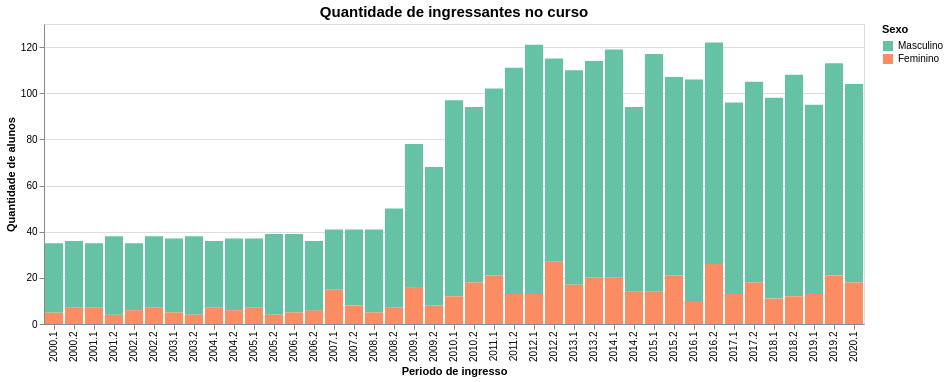

Vega-Lite specification stored for this chart:
### Vega-Lite specification from a JSON file in a GitHub repository (floating-point values rounded to 4 significant figures)
{"$schema": "https://vega.github.io/schema/vega-lite/v5.json", "title": {"text": "Quantidade de ingressantes no curso", "fontSize": 15}, "data": {"values": [{"": "146", "periodo_ingresso": "2020.1", "sexo": "Masculino", "contagem": "86", "porcentagem": "82.69"}, {"": "145", "periodo_ingresso": "2020.1", "sexo": "Feminino", "contagem": "18", "porcentagem": "17.31"}, {"": "144", "periodo_ingresso": "2019.2", "sexo": "Masculino", "contagem": "92", "porcentagem": "81.42"}, {"": "143", "periodo_ingresso": "2019.2", "sexo": "Feminino", "contagem": "21", "porcentagem": "18.58"}, {"": "142", "periodo_ingresso": "2019.1", "sexo": "Masculino", "contagem": "82", "porcentagem": "86.32"}, {"": "141", "periodo_ingresso": "2019.1", "sexo": "Feminino", "contagem": "13", "porcentagem": "13.68"}, {"": "140", "periodo_ingresso": "2018.2", "sexo": "Masculino", "contagem": "96", "porcentagem": "88.89"}, {"": "139", "periodo_ingresso": "2018.2", "sexo": "Feminino", "contagem": "12", "porcentagem": "11.11"}, {"": "138", "periodo_ingresso": "2018.1", "sexo": "Masculino", "contagem": "87", "porcentagem": "88.78"}, {"": "137", "periodo_ingresso": "2018.1", "sexo": "Feminino", "contagem": "11", "porcentagem": "11.22"}, {"": "136", "periodo_ingresso": "2017.2", "sexo": "Masculino", "contagem": "87", "porcentagem": "82.86"}, {"": "135", "periodo_ingresso": "2017.2", "sexo": "Feminino", "contagem": "18", "porcentagem": "17.14"}, {"": "134", "periodo_ingresso": "2017.1", "sexo": "Masculino", "contagem": "83", "porcentagem": "86.46"}, {"": "133", "periodo_ingresso": "2017.1", "sexo": "Feminino", "contagem": "13", "porcentagem": "13.54"}, {"": "132", "periodo_ingresso": "2016.2", "sexo": "Masculino", "contagem": "96", "porcentagem": "78.69"}, {"": "131", "periodo_ingresso": "2016.2", "sexo": "Feminino", "contagem": "26", "porcentagem": "21.31"}, {"": "129", "periodo_ingresso": "2016.1", "sexo": "Feminino", "contagem": "10", "porcentagem": "9.43"}, {"": "130", "periodo_ingresso": "2016.1", "sexo": "Masculino", "contagem": "96", "porcentagem": "90.57"}, {"": "127", "periodo_ingresso": "2015.2", "sexo": "Feminino", "contagem": "21", "porcentagem": "19.63"}, {"": "128", "periodo_ingresso": "2015.2", "sexo": "Masculino", "contagem": "86", "porcentagem": "80.37"}, {"": "126", "periodo_ingresso": "2015.1", "sexo": "Masculino", "contagem": "103", "porcentagem": "88.03"}, {"": "125", "periodo_ingresso": "2015.1", "sexo": "Feminino", "contagem": "14", "porcentagem": "11.97"}, {"": "124", "periodo_ingresso": "2014.2", "sexo": "Masculino", "contagem": "80", "porcentagem": "85.11"}, {"": "123", "periodo_ingresso": "2014.2", "sexo": "Feminino", "contagem": "14", "porcentagem": "14.89"}, {"": "121", "periodo_ingresso": "2014.1", "sexo": "Feminino", "contagem": "20", "porcentagem": "16.81"}, {"": "122", "periodo_ingresso": "2014.1", "sexo": "Masculino", "contagem": "99", "porcentagem": "83.19"}, {"": "120", "periodo_ingresso": "2013.2", "sexo": "Masculino", "contagem": "94", "porcentagem": "82.46"}, {"": "119", "periodo_ingresso": "2013.2", "sexo": "Feminino", "contagem": "20", "porcentagem": "17.54"}, {"": "118", "periodo_ingresso": "2013.1", "sexo": "Masculino", "contagem": "93", "porcentagem": "84.55"}, {"": "117", "periodo_ingresso": "2013.1", "sexo": "Feminino", "contagem": "17", "porcentagem": "15.45"}, {"": "116", "periodo_ingresso": "2012.2", "sexo": "Masculino", "contagem": "88", "porcentagem": "76.52"}, {"": "115", "periodo_ingresso": "2012.2", "sexo": "Feminino", "contagem": "27", "porcentagem": "23.48"}, {"": "114", "periodo_ingresso": "2012.1", "sexo": "Masculino", "contagem": "108", "porcentagem": "89.26"}, {"": "113", "periodo_ingresso": "2012.1", "sexo": "Feminino", "contagem": "13", "porcentagem": "10.74"}, {"": "112", "periodo_ingresso": "2011.2", "sexo": "Masculino", "contagem": "98", "porcentagem": "88.29"}, {"": "111", "periodo_ingresso": "2011.2", "sexo": "Feminino", "contagem": "13", "porcentagem": "11.71"}, {"": "109", "periodo_ingresso": "2011.1", "sexo": "Feminino", "contagem": "21", "porcentagem": "20.59"}, {"": "110", "periodo_ingresso": "2011.1", "sexo": "Masculino", "contagem": "81", "porcentagem": "79.41"}, {"": "108", "periodo_ingresso": "2010.2", "sexo": "Masculino", "contagem": "76", "porcentagem": "80.85"}, {"": "107", "periodo_ingresso": "2010.2", "sexo": "Feminino", "contagem": "18", "porcentagem": "19.15"}, {"": "106", "periodo_ingresso": "2010.1", "sexo": "Masculino", "contagem": "85", "porcentagem": "87.63"}, {"": "105", "periodo_ingresso": "2010.1", "sexo": "Feminino", "contagem": "12", "porcentagem": "12.37"}, {"": "103", "periodo_ingresso": "2009.2", "sexo": "Feminino", "contagem": "8", "porcentagem": "11.76"}, {"": "104", "periodo_ingresso": "2009.2", "sexo": "Masculino", "contagem": "60", "porcentagem": "88.24"}, {"": "102", "periodo_ingresso": "2009.1", "sexo": "Masculino", "contagem": "62", "porcentagem": "79.49"}, {"": "101", "periodo_ingresso": "2009.1", "sexo": "Feminino", "contagem": "16", "porcentagem": "20.51"}, {"": "100", "periodo_ingresso": "2008.2", "sexo": "Masculino", "contagem": "43", "porcentagem": "86.0"}, {"": "99", "periodo_ingresso": "2008.2", "sexo": "Feminino", "contagem": "7", "porcentagem": "14.0"}, {"": "98", "periodo_ingresso": "2008.1", "sexo": "Masculino", "contagem": "36", "porcentagem": "87.8"}, {"": "97", "periodo_ingresso": "2008.1", "sexo": "Feminino", "contagem": "5", "porcentagem": "12.2"}, {"": "96", "periodo_ingresso": "2007.2", "sexo": "Masculino", "contagem": "33", "porcentagem": "80.49"}, {"": "95", "periodo_ingresso": "2007.2", "sexo": "Feminino", "contagem": "8", "porcentagem": "19.51"}, {"": "93", "periodo_ingresso": "2007.1", "sexo": "Feminino", "contagem": "15", "porcentagem": "36.59"}, {"": "94", "periodo_ingresso": "2007.1", "sexo": "Masculino", "contagem": "26", "porcentagem": "63.41"}, {"": "91", "periodo_ingresso": "2006.2", "sexo": "Feminino", "contagem": "6", "porcentagem": "16.67"}, {"": "92", "periodo_ingresso": "2006.2", "sexo": "Masculino", "contagem": "30", "porcentagem": "83.33"}, {"": "90", "periodo_ingresso": "2006.1", "sexo": "Masculino", "contagem": "34", "porcentagem": "87.18"}, {"": "89", "periodo_ingresso": "2006.1", "sexo": "Feminino", "contagem": "5", "porcentagem": "12.82"}, {"": "88", "periodo_ingresso": "2005.2", "sexo": "Masculino", "contagem": "35", "porcentagem": "89.74"}, {"": "87", "periodo_ingresso": "2005.2", "sexo": "Feminino", "contagem": "4", "porcentagem": "10.26"}, {"": "85", "periodo_ingresso": "2005.1", "sexo": "Feminino", "contagem": "7", "porcentagem": "18.92"}, {"": "86", "periodo_ingresso": "2005.1", "sexo": "Masculino", "contagem": "30", "porcentagem": "81.08"}, {"": "84", "periodo_ingresso": "2004.2", "sexo": "Masculino", "contagem": "31", "porcentagem": "83.78"}, {"": "83", "periodo_ingresso": "2004.2", "sexo": "Feminino", "contagem": "6", "porcentagem": "16.22"}, {"": "82", "periodo_ingresso": "2004.1", "sexo": "Masculino", "contagem": "29", "porcentagem": "80.56"}, {"": "81", "periodo_ingresso": "2004.1", "sexo": "Feminino", "contagem": "7", "porcentagem": "19.44"}, {"": "80", "periodo_ingresso": "2003.2", "sexo": "Masculino", "contagem": "34", "porcentagem": "89.47"}, {"": "79", "periodo_ingresso": "2003.2", "sexo": "Feminino", "contagem": "4", "porcentagem": "10.53"}, {"": "78", "periodo_ingresso": "2003.1", "sexo": "Masculino", "contagem": "32", "porcentagem": "86.49"}, {"": "77", "periodo_ingresso": "2003.1", "sexo": "Feminino", "contagem": "5", "porcentagem": "13.51"}, {"": "76", "periodo_ingresso": "2002.2", "sexo": "Masculino", "contagem": "31", "porcentagem": "81.58"}, {"": "75", "periodo_ingresso": "2002.2", "sexo": "Feminino", "contagem": "7", "porcentagem": "18.42"}, {"": "74", "periodo_ingresso": "2002.1", "sexo": "Masculino", "contagem": "29", "porcentagem": "82.86"}, {"": "73", "periodo_ingresso": "2002.1", "sexo": "Feminino", "contagem": "6", "porcentagem": "17.14"}, {"": "71", "periodo_ingresso": "2001.2", "sexo": "Feminino", "contagem": "4", "porcentagem": "10.53"}, {"": "72", "periodo_ingresso": "2001.2", "sexo": "Masculino", "contagem": "34", "porcentagem": "89.47"}, {"": "70", "periodo_ingresso": "2001.1", "sexo": "Masculino", "contagem": "28", "porcentagem": "80.0"}, {"": "69", "periodo_ingresso": "2001.1", "sexo": "Feminino", "contagem": "7", "porcentagem": "20.0"}, {"": "68", "periodo_ingresso": "2000.2", "sexo": "Masculino", "contagem": "29", "porcentagem": "80.56"}, {"": "67", "periodo_ingresso": "2000.2", "sexo": "Feminino", "contagem": "7", "porcentagem": "19.44"}, {"": "65", "periodo_ingresso": "2000.1", "sexo": "Feminino", "contagem": "5", "porcentagem": "14.29"}, {"": "66", "periodo_ingresso": "2000.1", "sexo": "Masculino", "contagem": "30", "porcentagem": "85.71"}]}, "mark": {"type": "bar"}, "encoding": {"x": {"field": "periodo_ingresso", "type": "ordinal", "title": "Periodo de ingresso"}, "y": {"field": "contagem", "type": "quantitative", "aggregate": "sum", "title": "Quantidade de alunos"}, "tooltip": [{"field": "periodo_ingresso", "type": "ordinal", "title": "Período"}, {"field": "sexo", "type": "ordinal", "title": "Sexo"}, {"field": "contagem", "type": "quantitative", "title": "Quantidade"}], "color": {"field": "sexo", "type": "nominal", "scale": {"domain": ["Masculino", "Feminino"], "scheme": "set2"}, "title": "Sexo"}, "order": {"aggregate": "sum", "field": "contagem"}}}
